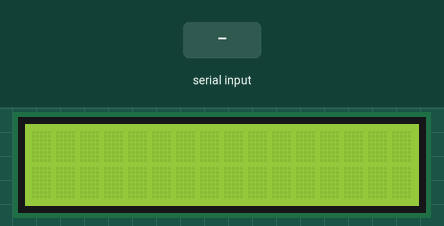
Recording of a sketch running on a simulated Arduino Uno, built with avr-gcc and run on an emulated ATmega328P. Parts: 16×2 character LCD. The test bench sets the inputs (shaded band). What the sketch prints to the serial monitor is not drawn.

Above: at 1.2 s.
1.3 s: "1" received over Serial
At 1.6 s:
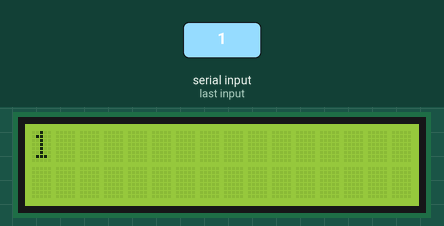
2.8 s: "0" received over Serial
At 3.9 s:
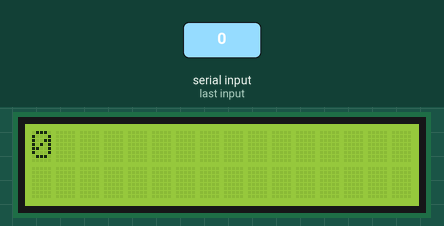
4.3 s: "clear" received over Serial
At 5.1 s:
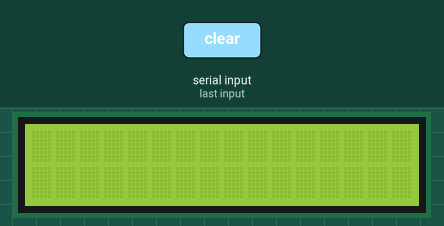
Timing chart, 0 to 7.3 s (numbered marks = the images above; inputs shaded):
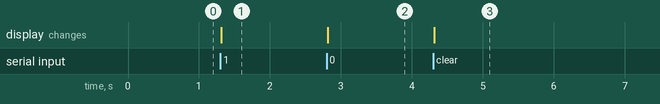

The sketch:

Li-Fi_and_SpeechRecognition.ino
```cpp
#include <LiquidCrystal.h>   //LCD Library

LiquidCrystal lcd(2,3,4,5,6,7);    //initialize LCD
String voice;    //voice to store commands
char c;        // to read characters from serial monitor

void setup() {
  Serial.begin(9600);    //initialize baud rate must be equal to baud rate of Bluetooth module
  lcd.begin(16,2);       //initialize LCD
}

void loop() {
  while(Serial.available())    //read the command from user
  {
    delay(10);
    lcd.clear();
    c = Serial.read();
    voice += c;
  }
  if(voice.length() > 0)    //print the command on LCD display
  {
    Serial.println(voice);   //print on Serial Monitor
    if(voice == "clear")     //to clear the LCD by "clear" Command
    {
      lcd.clear();
    }
    else
    {
      lcd.print(voice);      //print command on LCD
    }
    voice = "";      //to stop sending the same command on Serial monitor without the user talking so voice.length = 0
  }
}
```

Measured:
- after the input at 1.3 s, the display: changes at once (image 1)
- after the input at 2.8 s, the display: changes at once (image 2)
- after the input at 4.3 s, the display: changes at once (image 3)
